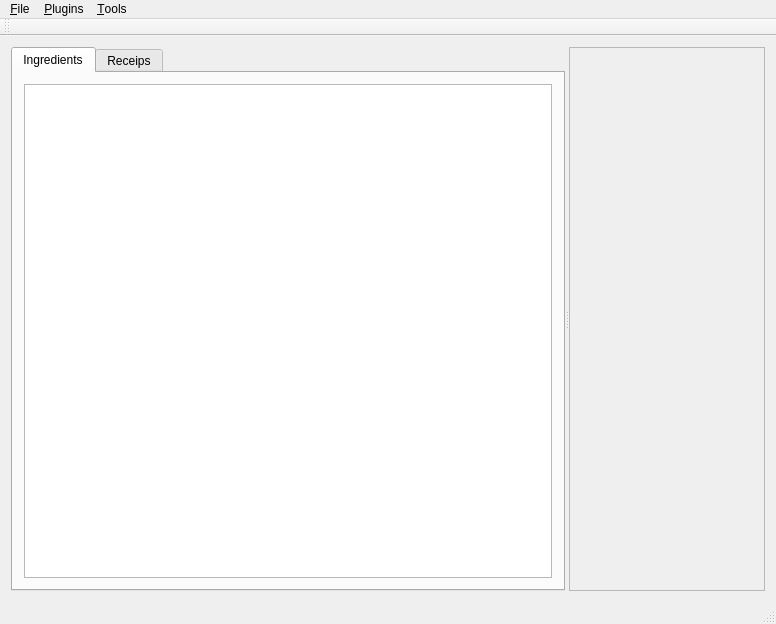
<?xml version="1.0" encoding="UTF-8"?>
<ui version="4.0">
 <class>cMainWindow</class>
 <widget class="QMainWindow" name="cMainWindow">
  <property name="geometry">
   <rect>
    <x>0</x>
    <y>0</y>
    <width>776</width>
    <height>624</height>
   </rect>
  </property>
  <property name="windowTitle">
   <string>Kooky</string>
  </property>
  <widget class="QWidget" name="m_lpCentralWidget">
   <layout class="QGridLayout" name="gridLayout">
    <item row="0" column="0">
     <widget class="QSplitter" name="splitter">
      <property name="orientation">
       <enum>Qt::Horizontal</enum>
      </property>
      <widget class="QTabWidget" name="m_lpTab">
       <property name="currentIndex">
        <number>0</number>
       </property>
       <widget class="QWidget" name="m_lpTabIngredients">
        <attribute name="title">
         <string>Ingredients</string>
        </attribute>
        <layout class="QGridLayout" name="gridLayout_2">
         <item row="0" column="0">
          <widget class="QTreeView" name="m_lpIngredientsList">
           <property name="contextMenuPolicy">
            <enum>Qt::CustomContextMenu</enum>
           </property>
           <property name="editTriggers">
            <set>QAbstractItemView::NoEditTriggers</set>
           </property>
           <property name="headerHidden">
            <bool>false</bool>
           </property>
           <attribute name="headerVisible">
            <bool>true</bool>
           </attribute>
          </widget>
         </item>
        </layout>
       </widget>
       <widget class="QWidget" name="m_lpTabReceips">
        <attribute name="title">
         <string>Receips</string>
        </attribute>
       </widget>
      </widget>
          <widget class="cMdiArea" name="m_lpMDIArea">
           <property name="frameShape">
            <enum>QFrame::StyledPanel</enum>
           </property>
           <property name="frameShadow">
            <enum>QFrame::Raised</enum>
           </property>
          </widget>
     </widget>
    </item>
   </layout>
  </widget>
  <widget class="QMenuBar" name="m_lpMenuBar">
   <property name="geometry">
    <rect>
     <x>0</x>
     <y>0</y>
     <width>776</width>
     <height>21</height>
    </rect>
   </property>
   <widget class="QMenu" name="m_lpMenu_File">
    <property name="title">
     <string>&amp;File</string>
    </property>
    <addaction name="m_lpMenu_File_Exit"/>
   </widget>
   <widget class="QMenu" name="m_lpMenuPlugins">
    <property name="title">
     <string>&amp;Plugins</string>
    </property>
    <widget class="QMenu" name="m_lpMenu_Plugins_Import">
     <property name="title">
      <string>&amp;Import</string>
     </property>
     <addaction name="separator"/>
    </widget>
    <widget class="QMenu" name="m_lpMenu_Plugins_Export">
     <property name="title">
      <string>&amp;Export</string>
     </property>
     <addaction name="separator"/>
    </widget>
    <widget class="QMenu" name="m_lpMenu_Plugins_Database">
     <property name="title">
      <string>Database</string>
     </property>
    </widget>
    <addaction name="m_lpMenu_Plugins_Import"/>
    <addaction name="m_lpMenu_Plugins_Export"/>
    <addaction name="m_lpMenu_Plugins_Database"/>
   </widget>
   <widget class="QMenu" name="menu_Tools">
    <property name="title">
     <string>&amp;Tools</string>
    </property>
    <addaction name="m_lpMenu_Tools_Options"/>
   </widget>
   <addaction name="m_lpMenu_File"/>
   <addaction name="m_lpMenuPlugins"/>
   <addaction name="menu_Tools"/>
  </widget>
  <widget class="QToolBar" name="m_lpMainToolBar">
   <attribute name="toolBarArea">
    <enum>TopToolBarArea</enum>
   </attribute>
   <attribute name="toolBarBreak">
    <bool>false</bool>
   </attribute>
  </widget>
  <widget class="QStatusBar" name="m_lpStatusBar"/>
  <action name="m_lpMenu_File_Exit">
   <property name="text">
    <string>E&amp;xit</string>
   </property>
   <property name="shortcut">
    <string>Ctrl+X</string>
   </property>
  </action>
  <action name="actionDatabase">
   <property name="text">
    <string>Database</string>
   </property>
  </action>
  <action name="actionA">
   <property name="text">
    <string>a</string>
   </property>
  </action>
  <action name="m_lpMenu_Tools_Options">
   <property name="text">
    <string>&amp;Options</string>
   </property>
  </action>
 </widget>
 <layoutdefault spacing="6" margin="11"/>
 <customwidgets>
  <customwidget>
   <class>cMdiArea</class>
   <extends>QFrame</extends>
   <header>cmdiarea.h</header>
   <container>1</container>
  </customwidget>
 </customwidgets>
 <resources/>
 <connections/>
</ui>
